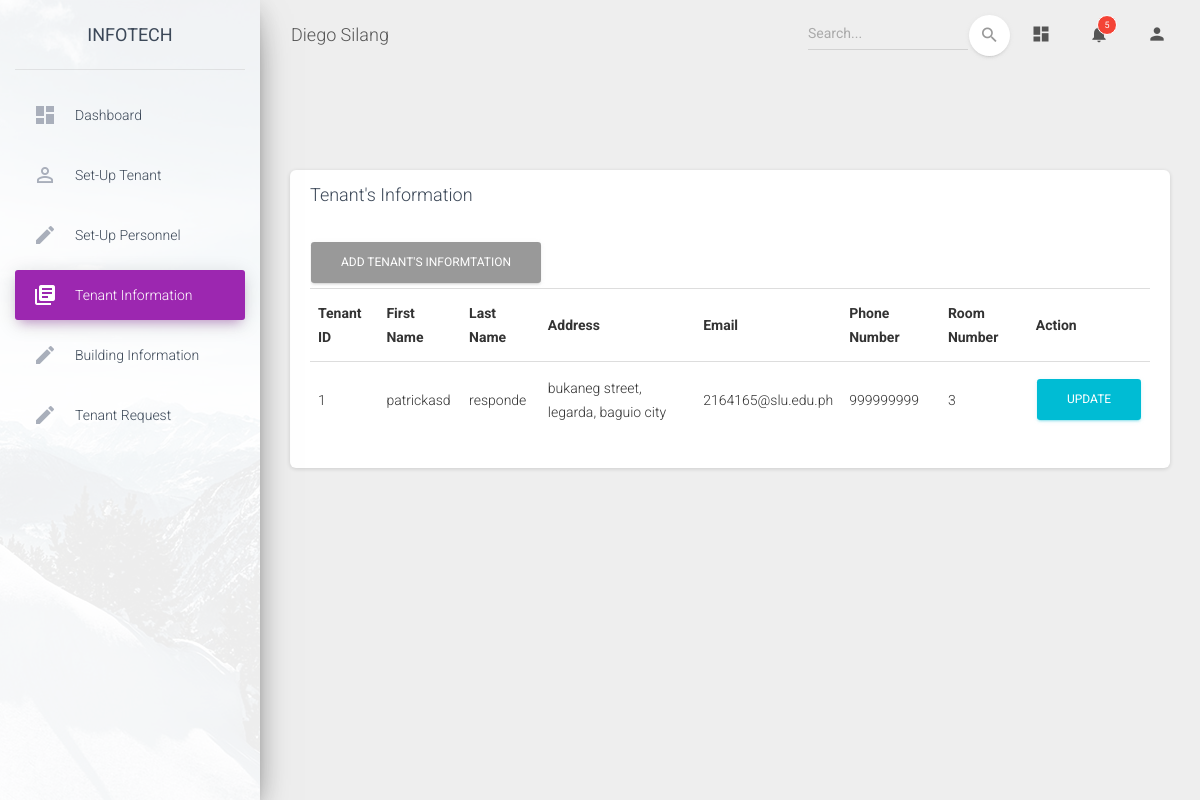
The app's page /material-dashboard/pages/viewinfo.php, older data.
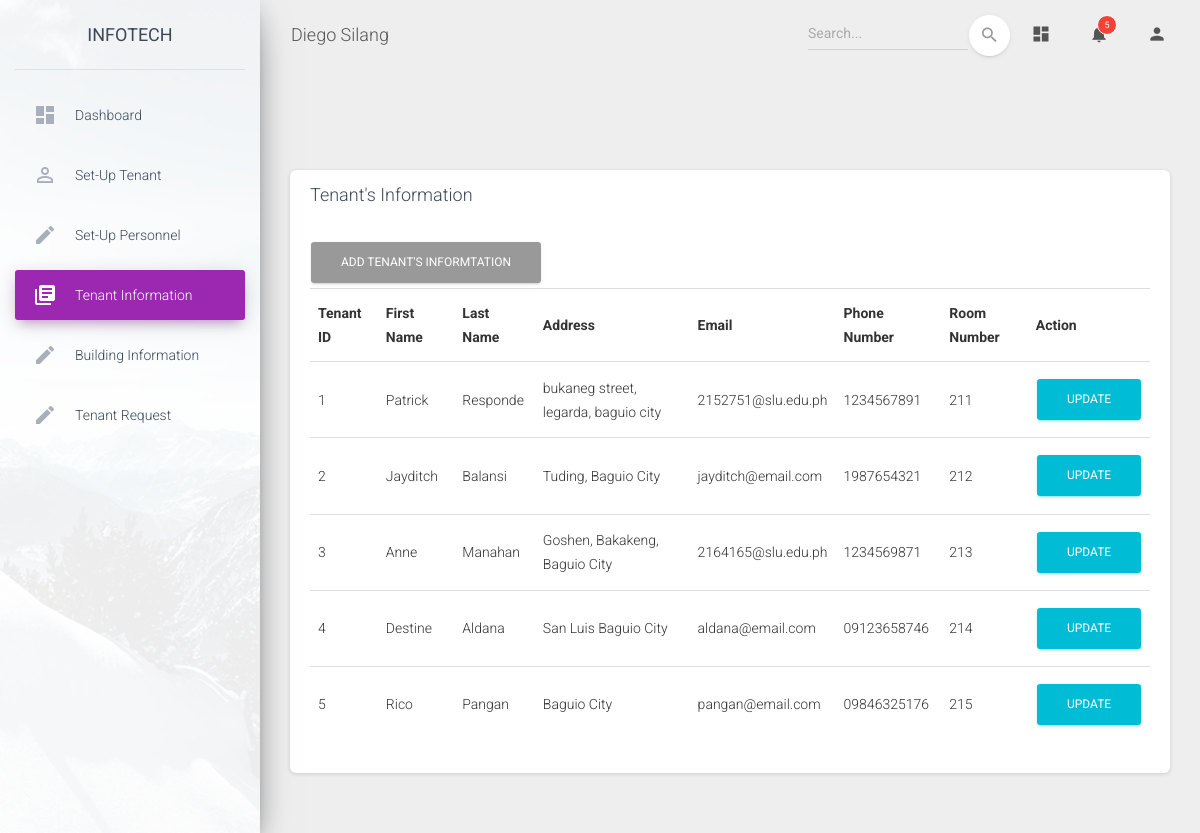
The same page, newer data.
### tables this page shows
CREATE TABLE `tenantinfo` (
  `tenantID` int(11) NOT NULL,
  `firstName` varchar(255) NOT NULL,
  `lastName` varchar(255) NOT NULL,
  `address` varchar(255) NOT NULL,
  `email` varchar(255) NOT NULL,
  `pnumber` varchar(11) NOT NULL,
  `roomNumber` varchar(255) NOT NULL
);

### material-dashboard/pages/viewinfo.php (the view, shortened to what this page needs)
<!DOCTYPE html>
<html lang="en">
<head>
  <link rel="stylesheet" href="https://maxcdn.bootstrapcdn.com/font-awesome/latest/css/font-awesome.min.css">
  <link href="../assets/css/material-dashboard.css?v=2.1.1" rel="stylesheet" />
  <link href="../assets/demo/demo.css" rel="stylesheet" />
</head>
<body class="">
  <div class="wrapper ">
    <div class="sidebar" data-color="purple" data-background-color="white" data-image="../assets/img/sidebar-1.jpg">
      <div class="logo">
        <a href="http://www.creative-tim.com" class="simple-text logo-normal">
          InfoTech
        </a>
      </div>
      <div class="sidebar-wrapper">
        <ul class="nav">
          <li class="nav-item ">
            <a class="nav-link" href="./dashboard.php">
              <i class="material-icons">dashboard</i>
              <p>Dashboard</p>
            </a>
          </li>
          <li class="nav-item ">
            <a class="nav-link" href="./SetupTenant.php">
              <i class="material-icons">perm_identity</i>
              <p>Set-up Tenant</p>
            </a>
          </li>
          <li class="nav-item ">
            <a class="nav-link" href="./Setuppersonnel.php">
              <i class="material-icons">create</i>
              <p>Set-up Personnel</p>
            </a>
          </li>
          <li class="nav-item active ">
            <a class="nav-link" href="./viewinfo.php">
              <i class="material-icons">library_books</i>
              <p>Tenant Information</p>
            </a>
          </li>
          <li class="nav-item">
            <a class="nav-link" href="./viewbldg.php">
              <i class="material-icons">create</i>
              <p>Building Information</p>
            </a>
          </li>
          <li class="nav-item">
            <a class="nav-link" href="./tenantreq.php">
              <i class="material-icons">create</i>
              <p>Tenant Request</p>
            </a>
          </li>
        </ul>
      </div>
    </div>
    <div class="main-panel">
      <nav class="navbar navbar-expand-lg navbar-transparent navbar-absolute fixed-top ">
        <div class="container-fluid">
          <div class="navbar-wrapper">
            <a class="navbar-brand" href="#pablo">Diego Silang</a>
          </div>
          <div class="collapse navbar-collapse justify-content-end">
            <form class="navbar-form">
              <div class="input-group no-border">
                <input type="text" value="" class="form-control" placeholder="Search...">
                <button type="submit" class="btn btn-white btn-round btn-just-icon">
                  <i class="material-icons">search</i>
                  <div class="ripple-container"></div>
                </button>
              </div>
            </form>
            <ul class="navbar-nav">
              <li class="nav-item">
                <a class="nav-link" href="#pablo">
                  <i class="material-icons">dashboard</i>
                </a>
              </li>
              <li class="nav-item dropdown">
                <a class="nav-link" href="http://example.com" id="navbarDropdownMenuLink" data-toggle="dropdown" aria-haspopup="true" aria-expanded="false">
                  <i class="material-icons">notifications</i>
                  <span class="notification">5</span>
                </a>
              </li>
              <li class="nav-item dropdown">
                <a class="nav-link" href="#pablo" id="navbarDropdownProfile" data-toggle="dropdown" aria-haspopup="true" aria-expanded="false">
                  <i class="material-icons">person</i>
                </a>
              </li>
            </ul>
          </div>
        </div>
      </nav> <div class="container-fluid">
          <button class="navbar-toggler" type="button" data-toggle="collapse" aria-controls="navigation-index" aria-expanded="false" aria-label="Toggle navigation">
            <span class="navbar-toggler-icon icon-bar"></span>
            <span class="navbar-toggler-icon icon-bar"></span>
            <span class="navbar-toggler-icon icon-bar"></span>
          </button>
        </div>
      <div class="content">
        <div class="row">
          <div class="col-md-12">
              <div class="col-md-12">
            <div class="card ">
              <div class="card-header">
                <h4 class="card-title">Tenant's Information</h4>
              </div>
              <div class="card-body">
                <div class="table-responsive">
                  <button type="button" class="btn" data-toggle="modal" data-target="#myModal">Add Tenant's Informtation</button>
                  <?php
                    include "dbconn.php";
                    $sql = "SELECT * FROM tenantinfo";
                    if($result = mysqli_query($link, $sql)){
                        if(mysqli_num_rows($result) > 0){
                            echo "<table class = 'table tablesorter'>";
                                echo "<tr>";
                                    echo "<th>Tenant ID</th>";
                                    echo "<th>First Name</th>";
                                    echo "<th>Last Name</th>";
                                    echo "<th>Address</th>";
                                    echo "<th>Email</th>";
                                    echo "<th>Phone Number</th>";
                                    echo "<th>Room Number</th>";
                                     echo "<th>Action</th>";
                                echo "</tr>";
                            while($row = mysqli_fetch_array($result)){
                                echo "<tr>";
                                    echo "<td>" . $row['tenantID'] . "</td>";
                                    echo "<td>" . $row['firstName'] . "</td>";
                                    echo "<td>" . $row['lastName'] . "</td>";
                                    echo "<td>" . $row['address'] . "</td>";
                                    echo "<td>" . $row['email'] . "</td>";
                                    echo "<td>" . $row['pnumber'] . "</td>";
                                    echo "<td>" . $row['roomNumber'] . "</td>";
                                          echo "<td>";
                                            echo "<a href='php/edit_info.php?tenantID=". $row['tenantID'] ."' title='Update Record' data-toggle='tooltip'><span class='btn btn-info'>Update</span></a>";
                                            echo"</td>";
                                echo "</tr>";
                            }
                            echo "</table>";
                        } else{
                            echo "No Accounts were found.";
                        }
                    } else{
                        echo "ERROR: Could not able to execute $sql. " . mysqli_error($link);
                    }
                  ?>
                    </div>
                </div>
              </div>
            </div>
          </div>
</body>
</html>

Row changes from the older to the newer data that the page shows:
changed tenantinfo "bukaneg street, legarda, baguio city": firstName "patrickasd" → "Patrick"; lastName "responde" → "Responde"; email "2164165@slu.edu.ph" → "2152751@slu.edu.ph"; pnumber "999999999" → "1234567891"; roomNumber "3" → "211"
added tenantinfo: tenantID "2", firstName "Jayditch", lastName "Balansi", address "Tuding, Baguio City", email "jayditch@email.com", pnumber "1987654321", roomNumber "212"
added tenantinfo: tenantID "3", firstName "Anne", lastName "Manahan", address "Goshen, Bakakeng, Baguio City", email "2164165@slu.edu.ph", pnumber "1234569871", roomNumber "213"
added tenantinfo: tenantID "4", firstName "Destine", lastName "Aldana", address "San Luis Baguio City", email "aldana@email.com", pnumber "09123658746", roomNumber "214"
added tenantinfo: tenantID "5", firstName "Rico", lastName "Pangan", address "Baguio City", email "pangan@email.com", pnumber "09846325176", roomNumber "215"
